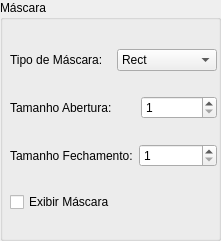
           <widget class="QGroupBox" name="groupBox_mask">
            <property name="geometry">
             <rect>
              <x>680</x>
              <y>10</y>
              <width>221</width>
              <height>241</height>
             </rect>
            </property>
            <property name="title">
             <string>Máscara</string>
            </property>
            <widget class="QWidget" name="layoutWidget">
             <property name="geometry">
              <rect>
               <x>10</x>
               <y>30</y>
               <width>207</width>
               <height>201</height>
              </rect>
             </property>
             <layout class="QGridLayout" name="gridLayout_29">
              <item row="0" column="0">
               <layout class="QGridLayout" name="gridLayout_26">
                <item row="0" column="0">
                 <widget class="QLabel" name="label_tipomask">
                  <property name="text">
                   <string>Tipo de Máscara:</string>
                  </property>
                 </widget>
                </item>
                <item row="0" column="1">
                 <widget class="QComboBox" name="comboBox_tipomask">
                  <item>
                   <property name="text">
                    <string>Rect</string>
                   </property>
                  </item>
                  <item>
                   <property name="text">
                    <string>cross</string>
                   </property>
                  </item>
                  <item>
                   <property name="text">
                    <string>Ellipse</string>
                   </property>
                  </item>
                 </widget>
                </item>
               </layout>
              </item>
              <item row="1" column="0">
               <layout class="QGridLayout" name="gridLayout_9">
                <item row="0" column="0">
                 <widget class="QLabel" name="label_abertura">
                  <property name="text">
                   <string>Tamanho Abertura:       </string>
                  </property>
                 </widget>
                </item>
                <item row="0" column="1">
                 <widget class="QSpinBox" name="spinBox_abertura">
                  <property name="minimum">
                   <number>1</number>
                  </property>
                 </widget>
                </item>
               </layout>
              </item>
              <item row="2" column="0">
               <layout class="QGridLayout" name="gridLayout_27">
                <item row="0" column="0">
                 <widget class="QLabel" name="label_fechamento">
                  <property name="text">
                   <string>Tamanho Fechamento:</string>
                  </property>
                 </widget>
                </item>
                <item row="0" column="1">
                 <widget class="QSpinBox" name="spinBox_fechamento">
                  <property name="minimum">
                   <number>1</number>
                  </property>
                 </widget>
                </item>
               </layout>
              </item>
              <item row="3" column="0">
               <layout class="QGridLayout" name="gridLayout_28">
                <item row="0" column="0">
                 <widget class="QCheckBox" name="checkBox_mask">
                  <property name="text">
                   <string>Exibir Máscara</string>
                  </property>
                 </widget>
                </item>
               </layout>
              </item>
             </layout>
            </widget>
           </widget>
